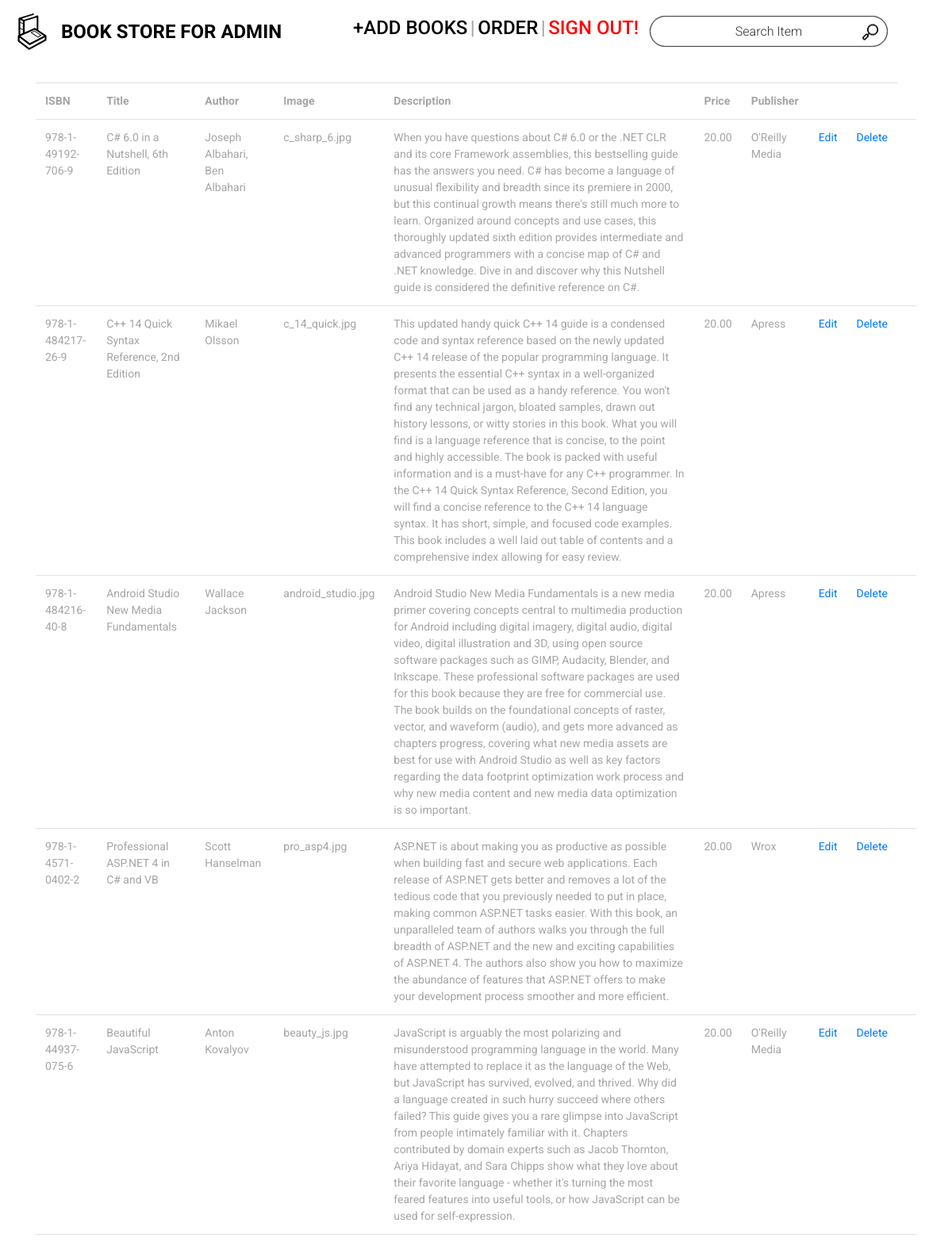
The page /admin_book.php (signed in, upper part) on the database its author committed.
### tables this page shows
CREATE TABLE `books` (
  `book_isbn` varchar(20) NOT NULL,
  `book_title` varchar(60) DEFAULT NULL,
  `book_author` varchar(60) DEFAULT NULL,
  `Category` varchar(255) DEFAULT NULL,
  `book_image` varchar(40) DEFAULT NULL,
  `book_descr` mediumtext,
  `book_price` decimal(6,2) NOT NULL,
  `publisherid` int(10) UNSIGNED NOT NULL
);

CREATE TABLE `publisher` (
  `publisherid` int(10) UNSIGNED NOT NULL,
  `publisher_name` varchar(60) NOT NULL
);

### functions/database_functions.php (called while the page is built, shortened)
<?php
	function getPubName($conn, $pubid){
		$query = "SELECT publisher_name FROM publisher WHERE publisherid = '$pubid'";
		$result = mysqli_query($conn, $query);
		$row = mysqli_fetch_assoc($result);
		return $row['publisher_name'];
	}
	function getAll($conn){
		$query = "SELECT * from books ORDER BY book_isbn DESC";
		$result = mysqli_query($conn, $query);
		return $result;
	}
?>

### admin_book.php (the view, shortened to what this page needs)
<?php
	require_once "./template/admin-header.php";
	require_once "./functions/database_functions.php";
	$conn = db_connect();
	$result = getAll($conn);
?>
	<table class="table" style="margin-top: 20px">
		<tr>
			<th>ISBN</th>
			<th>Title</th>
			<th>Author</th>
			<th>Image</th>
			<th>Description</th>
			<th>Price</th>
			<th>Publisher</th>
			<th>&nbsp;</th>
			<th>&nbsp;</th>
		</tr>
		<?php while($row = mysqli_fetch_assoc($result)){ ?>
		<tr>
			<td><?php echo $row['book_isbn']; ?></td>
			<td><?php echo $row['book_title']; ?></td>
			<td><?php echo $row['book_author']; ?></td>
			<td><?php echo $row['book_image']; ?></td>
			<td><?php echo $row['book_descr']; ?></td>
			<td><?php echo $row['book_price']; ?></td>
			<td><?php echo getPubName($conn, $row['publisherid']); ?></td>
			<td><a href="admin_edit.php?bookisbn=<?php echo $row['book_isbn']; ?>">Edit</a></td>
            <td><a href="admin_delete.php?bookisbn=<?php echo $row['book_isbn']; ?>" onClick="javascript:return confirm('คุณต้องการลบข้อมูลใช่หรือไม่');">Delete<td>
		</tr>
		<?php } ?>
	</table>
<?php
	require_once "./template/footer.php";
?>

### styles/main_styles.css (style rules this page uses)
* { margin: 0; padding: 0; -webkit-font-smoothing: antialiased; -webkit-text-shadow: rgba(0,0,0,.01) 0 0 1px; text-shadow: rgba(0,0,0,.01) 0 0 1px; }
body { font-family: 'Roboto', sans-serif; font-size: 14px; font-weight: 400; background: #FFFFFF; color: #a5a5a5; }
a { -webkit-transition: all 200ms ease; -moz-transition: all 200ms ease; -ms-transition: all 200ms ease; -o-transition: all 200ms ease; transition: all 200ms ease; }
a, a:hover, a:visited, a:active, a:link { text-decoration: none; -webkit-font-smoothing: antialiased; -webkit-text-shadow: rgba(0,0,0,.01) 0 0 1px; text-shadow: rgba(0,0,0,.01) 0 0 1px; }

### rows shown on the page
books: book_isbn "978-1-49192-706-9", book_title "C# 6.0 in a Nutshell, 6th Edition", book_author "Joseph Albahari, Ben Albahari", book_image "c_sharp_6.jpg", book_descr "When you have questions about C# 6.0 or the .NET CLR and its core Framework assemblies, this bestselling guide has the answers you need. C# has become a language of unusual flexibility and breadth since its premiere in 2000, but this continual growth means there's still much more to learn. Organized around concepts and use cases, this thoroughly updated sixth edition provides intermediate and advanced programmers with a concise map of C# and .NET knowledge. Dive in and discover why this Nutshell guide is considered the definitive reference on C#.", book_price "20.00", publisherid.publisher_name "O'Reilly Media"
books: book_isbn "978-1-484217-26-9", book_title "C++ 14 Quick Syntax Reference, 2nd Edition", book_author "Mikael Olsson", book_image "c_14_quick.jpg", book_descr "This updated handy quick C++ 14 guide is a condensed code and syntax reference based on the newly updated C++ 14 release of the popular programming language. It presents the essential C++ syntax in a well-organized format that can be used as a handy reference. You won't find any technical jargon, bloated samples, drawn out history lessons, or witty stories in this book. What you will find is a language reference that is concise, to the point and highly accessible. The book is packed with useful information and is a must-have for any C++ programmer. In the C++ 14 Quick Syntax Reference, Second Edition, you will find a concise reference to the C++ 14 language syntax. It has short, simple, and…", book_price "20.00", publisherid.publisher_name "Apress"
books: book_isbn "978-1-484216-40-8", book_title "Android Studio New Media Fundamentals", book_author "Wallace Jackson", book_image "android_studio.jpg", book_descr "Android Studio New Media Fundamentals is a new media primer covering concepts central to multimedia production for Android including digital imagery, digital audio, digital video, digital illustration and 3D, using open source software packages such as GIMP, Audacity, Blender, and Inkscape. These professional software packages are used for this book because they are free for commercial use. The book builds on the foundational concepts of raster, vector, and waveform (audio), and gets more advanced as chapters progress, covering what new media assets are best for use with Android Studio as well as key factors regarding the data footprint optimization work process and why new media content…", book_price "20.00", publisherid.publisher_name "Apress"
books: book_isbn "978-1-4571-0402-2", book_title "Professional ASP.NET 4 in C# and VB", book_author "Scott Hanselman", book_image "pro_asp4.jpg", book_descr "ASP.NET is about making you as productive as possible when building fast and secure web applications. Each release of ASP.NET gets better and removes a lot of the tedious code that you previously needed to put in place, making common ASP.NET tasks easier. With this book, an unparalleled team of authors walks you through the full breadth of ASP.NET and the new and exciting capabilities of ASP.NET 4. The authors also show you how to maximize the abundance of features that ASP.NET offers to make your development process smoother and more efficient.", book_price "20.00", publisherid.publisher_name "Wrox"
books: book_isbn "978-1-44937-075-6", book_title "Beautiful JavaScript", book_author "Anton Kovalyov", book_image "beauty_js.jpg", book_descr "JavaScript is arguably the most polarizing and misunderstood programming language in the world. Many have attempted to replace it as the language of the Web, but JavaScript has survived, evolved, and thrived. Why did a language created in such hurry succeed where others failed? This guide gives you a rare glimpse into JavaScript from people intimately familiar with it. Chapters contributed by domain experts such as Jacob Thornton, Ariya Hidayat, and Sara Chipps show what they love about their favorite language - whether it's turning the most feared features into useful tools, or how JavaScript can be used for self-expression.", book_price "20.00", publisherid.publisher_name "O'Reilly Media"
